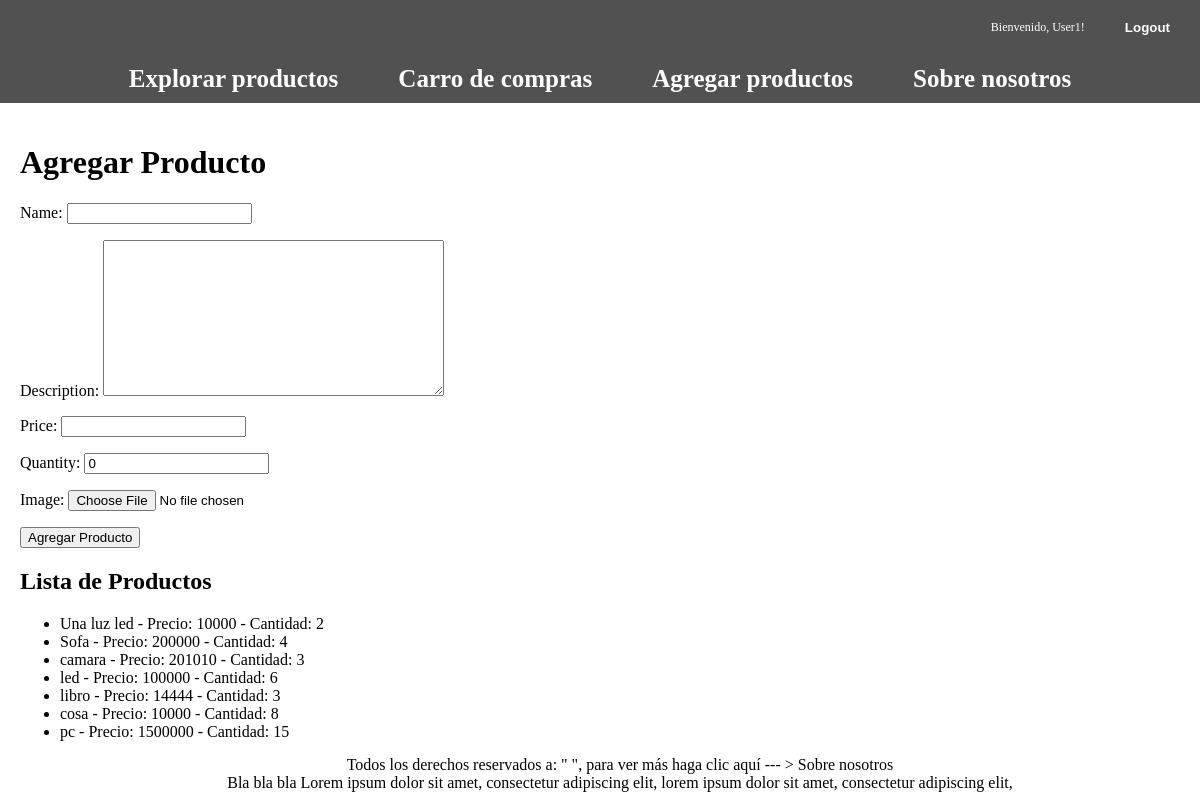
The page /agregar/ (signed in) on the database its author committed.
### carrito/models.py (models this page shows, shortened)
class Product(models.Model):
    name = models.CharField(max_length=100)
    description = models.TextField()
    price = models.CharField(max_length=100)
    quantity = models.PositiveIntegerField(default=0)
    image = models.ImageField(upload_to='products/')

### carrito/views.py (the view)
# urls.py: path('agregar/', views.agregar_productos, name='agregar_productos'),
@login_required(login_url='login')
def agregar_productos(request):
    if request.method == 'POST':
        form = ProductForm(request.POST, request.FILES)
        if form.is_valid():
            form.save()
            return redirect('lista_productos')
    else:
        form = ProductForm()
    products = Product.objects.all()
    if not request.session.get('is_active'):
            return redirect('login')
    return render(request, 'agregar_productos.html', {'form': form, 'products': products})

### carrito/forms.py
class ProductForm(forms.ModelForm):
    class Meta:
        model = Product
        fields = ['name', 'description', 'price', 'quantity', 'image']

### carrito/templates/agregar_productos.html (shortened to what this page needs)
{% include 'base.html' %}
<!DOCTYPE html>
<html>
<head>
</head>
<body>
    <div class="container">
        <h1>Agregar Producto</h1>
        <form method="post" enctype="multipart/form-data">
            {{ form.as_p }}
            <button type="submit">Agregar Producto</button>
        </form>
        <h2>Lista de Productos</h2>
        <ul>
            {% for product in products %}
            <li>{{ product.name }} - Precio: {{ product.price }} - Cantidad: {{ product.quantity }}</li>
            {% empty %}
            <p>No hay productos disponibles.</p>
            {% endfor %}
        </ul>
    </div>
</body>
</html>

### carrito/templates/base.html (shortened to what this page needs)
{% load static %}
<!DOCTYPE html>
<html lang="es">
<head>
</head>
<body>
    <nav class="nav-principal">
        <div class="navegation">
            <div class="user-section">
                <ul>
                    {% if user.is_authenticated %}
                    <li class="username">Bienvenido, {{ user.username }}!</li>
                    <li class="logout-button">
                        <form action="{% url 'logout' %}" method="post">
                            <button type="submit">Logout</button>
                        </form>
                    </li>
                    {% endif %}
                </ul>
            </div>
            <div class="main-options">
                <ul>
                    <li><a href="{% url 'lista_productos' %}">Explorar productos</a></li>
                    <li><a href="{% url 'carroneitor' %}">Carro de compras</a></li>
                    <li><a href="{% url 'agregar_productos' %}">Agregar productos</a></li>
                    <li><a href="{% url 'sobre_nosotros' %}">Sobre nosotros</a></li>
                </ul>
            </div>
        </div>
    </nav>
    <footer>
        <p>Todos los derechos reservados a: " ", para ver más haga clic aquí --- > <a
                href="{% url 'sobre_nosotros' %}">Sobre nosotros</a><br>
            Bla bla bla Lorem ipsum dolor sit amet, consectetur adipiscing elit, lorem ipsum dolor sit amet,
            consectetur
            adipiscing elit,</p>
    </footer>
</body>
</html>

### carrito/templates/base.html (style rules this page uses)
body { margin: 0; padding: 0; }
.container { max-width: 1200px; margin: 0 auto; padding: 20px; }
.nav-principal { background-color: #515151; font-size: 25px; padding: 0; margin: 0; }
.navegation ul { list-style: none; padding: 0; margin: 0; display: flex; justify-content: center; }
.navegation li { margin: 10px; }
.navegation a { text-decoration: none; color: #ffffff; font-weight: bold; padding: 10px 20px; border-radius: 5px; transition: background-color 0.3s ease; }
footer { background-color: #333; color: #000000; padding: 20px; text-align: center; position: fixed; bottom: 0; height: 40px; width: 100%; background-color: rgba(0, 0, 0, 0); margin: 0 auto; }
footer a { color: #000000; text-decoration: none; }
.user-section { display: flex; align-items: center; margin-left: auto; }
.user-section ul { list-style: none; padding: 0; margin: 0; display: flex; align-items: center; margin-left: auto; }
.user-section li { margin: 10px; font-size: 12px; color: #ffffff; }
.logout-button button { background-color: #515151; color: #ffffff; font-weight: bold; padding: 10px 20px; border-radius: 5px; transition: background-color 0.3s ease; border: none; cursor: pointer; }

### rows shown on the page
Product: name "Una luz led", price "10000", quantity "2"
Product: name "Sofa", price "200000", quantity "4"
Product: name "camara", price "201010", quantity "3"
Product: name "led", price "100000", quantity "6"
Product: name "libro", price "14444", quantity "3"
Product: name "cosa", price "10000", quantity "8"
Product: name "pc", price "1500000", quantity "15"

### other values the page prints
{{ user.username }} "User1"
